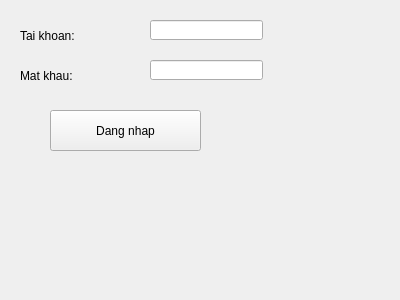
<?xml version="1.0" encoding="UTF-8"?>
<ui version="4.0">
 <class>Form</class>
 <widget class="QWidget" name="Form">
  <property name="geometry">
   <rect>
    <x>0</x>
    <y>0</y>
    <width>400</width>
    <height>300</height>
   </rect>
  </property>
  <property name="windowTitle">
   <string>Form</string>
  </property>
  <widget class="QLabel" name="label">
   <property name="geometry">
    <rect>
     <x>20</x>
     <y>20</y>
     <width>101</width>
     <height>31</height>
    </rect>
   </property>
   <property name="text">
    <string>Tai khoan:</string>
   </property>
  </widget>
  <widget class="QLabel" name="label_2">
   <property name="geometry">
    <rect>
     <x>20</x>
     <y>60</y>
     <width>101</width>
     <height>31</height>
    </rect>
   </property>
   <property name="text">
    <string>Mat khau:</string>
   </property>
  </widget>
  <widget class="QLineEdit" name="o_nhap_tai_khoan">
   <property name="geometry">
    <rect>
     <x>150</x>
     <y>20</y>
     <width>113</width>
     <height>20</height>
    </rect>
   </property>
  </widget>
  <widget class="QLineEdit" name="o_nhap_mat_khau">
   <property name="geometry">
    <rect>
     <x>150</x>
     <y>60</y>
     <width>113</width>
     <height>20</height>
    </rect>
   </property>
   <property name="echoMode">
    <enum>QLineEdit::Password</enum>
   </property>
  </widget>
  <widget class="QPushButton" name="nut_dang_nhap">
   <property name="geometry">
    <rect>
     <x>50</x>
     <y>110</y>
     <width>151</width>
     <height>41</height>
    </rect>
   </property>
   <property name="text">
    <string>Dang nhap</string>
   </property>
  </widget>
 </widget>
 <resources/>
 <connections/>
</ui>
